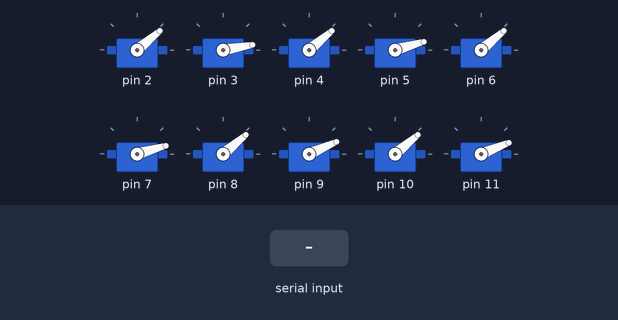
A sketch run on a simulated Arduino Uno, built with avr-gcc and run on an emulated ATmega328P. Parts: 10 × servo. The test bench sets the inputs (shaded band).

Above: at 1.2 s.
1.3 s: "90:45\n" received over Serial
At 2.3 s:
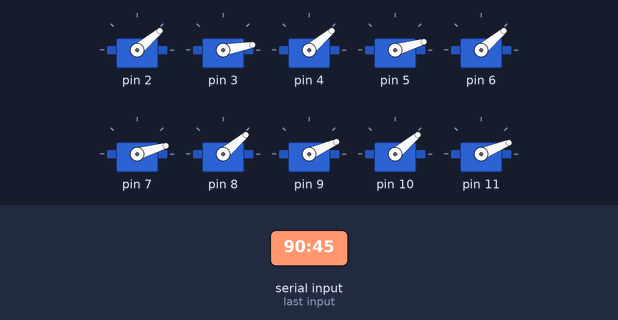
2.9 s: "t90\n" received over Serial
At 2.97 s:
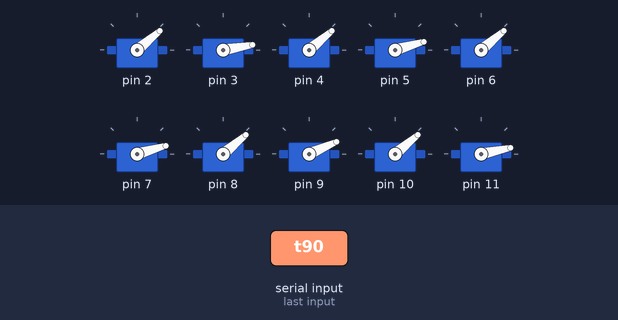
11.9 s: "t:45\n" received over Serial
At 12.52 s:
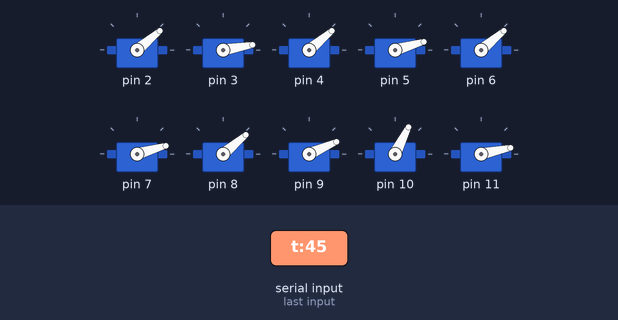
Timing chart, 0 to 20.9 s (numbered marks = the images above; inputs shaded):
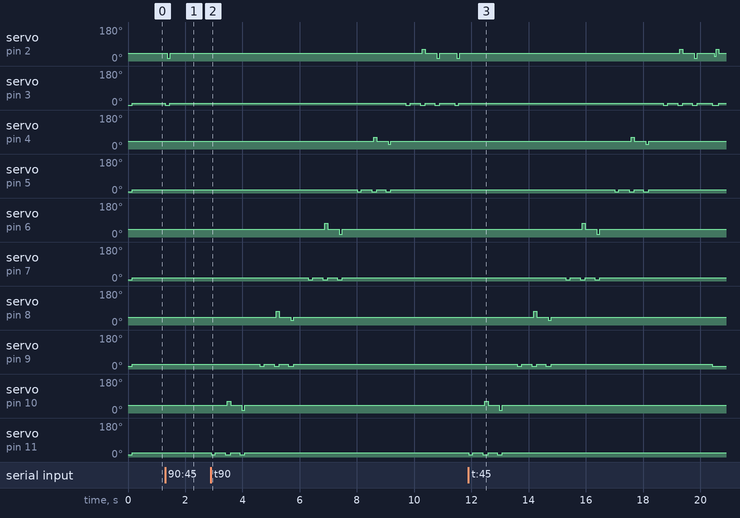

The sketch:

Servo_program.ino
```cpp
#include <Servo.h>
#define LINE 5

#define MID          0
#define DOWN         1
#define USED_TIME  150

#define DOWN_DIFF  -10
#define LEFT_DIFF   23
#define RIGHT_DIFF -15

Servo myservo[LINE][2];

uint32_t timer[LINE], startTime;
uint8_t servo_pos[LINE][2] = {{90, 90}};
uint8_t state[LINE] = {0};
const uint8_t servo_init_pos[LINE][2] = {{40, 10}, {40, 16}, {40, 16}, {40, 24}, {40, 22}}; // {{40, 13}, {40, 13}, {40, 19}, {40, 14}, {40, 19}};

void init_pos(uint8_t servo_line) {
  if (servo_line >= 0 && servo_line < LINE) {
    servo_pos[servo_line][MID] = servo_init_pos[servo_line][MID];
    servo_pos[servo_line][DOWN] = servo_init_pos[servo_line][DOWN];
  }
}

void tap(uint8_t servo_line) {
  if (servo_line >= 0 && servo_line < LINE) {
    if (millis() - timer[servo_line] < USED_TIME)
      servo_pos[servo_line][DOWN] = servo_init_pos[servo_line][DOWN] + DOWN_DIFF;
    else init_pos(servo_line);
  }
}

void hold(uint8_t servo_line) {
  if (servo_line >= 0 && servo_line < LINE) {
    servo_pos[servo_line][DOWN] = servo_init_pos[servo_line][DOWN] + DOWN_DIFF;
  }
}

void left(uint8_t servo_line) {
  if (servo_line >= 0 && servo_line < LINE) {
    if (millis() - timer[servo_line] < USED_TIME / 2) {
      servo_pos[servo_line][DOWN] = servo_init_pos[servo_line][DOWN] + DOWN_DIFF;
    }
    else if (millis() - timer[servo_line] < USED_TIME) {
      servo_pos[servo_line][MID] = servo_init_pos[servo_line][MID] + LEFT_DIFF;
      if (servo_line == 3 || servo_line == 2) servo_pos[servo_line][MID] = servo_init_pos[servo_line][MID] + LEFT_DIFF + 10;
      servo_pos[servo_line][DOWN] = servo_init_pos[servo_line][DOWN] + DOWN_DIFF;
    }
    else if (millis() - timer[servo_line] < USED_TIME * 1.2) {
      servo_pos[servo_line][DOWN] = servo_init_pos[servo_line][DOWN];
    }
    else init_pos(servo_line);
  }
}

void right(uint8_t servo_line) {
  if (servo_line >= 0 && servo_line < LINE) {
    if (millis() - timer[servo_line] < USED_TIME / 2) {
      servo_pos[servo_line][DOWN] = servo_init_pos[servo_line][DOWN] + DOWN_DIFF;
    }
    else if (millis() - timer[servo_line] < USED_TIME) {
      servo_pos[servo_line][MID] = servo_init_pos[servo_line][MID] + RIGHT_DIFF;
      if (servo_line == 0 || servo_line == 4 || servo_line == 2) servo_pos[servo_line][MID] = servo_init_pos[servo_line][MID] + RIGHT_DIFF - 10;
      servo_pos[servo_line][DOWN] = servo_init_pos[servo_line][DOWN] + DOWN_DIFF;
    }
    else if (millis() - timer[servo_line] < USED_TIME * 1.2) {
      servo_pos[servo_line][DOWN] = servo_init_pos[servo_line][DOWN];
    }
    else init_pos(servo_line);
  }
}

void leftRight(uint8_t servo_line) {
  if (servo_line >= 0 && servo_line < LINE) {
    if (millis() - timer[servo_line] < USED_TIME / 2) {
      servo_pos[servo_line][DOWN] = servo_init_pos[servo_line][DOWN] + DOWN_DIFF;
    }
    else if (millis() - timer[servo_line] < USED_TIME) {
      servo_pos[servo_line][MID] = servo_init_pos[servo_line][MID] + LEFT_DIFF;
      if (servo_line == 3 || servo_line == 1) servo_pos[servo_line][MID] = servo_init_pos[servo_line][MID] + LEFT_DIFF + 10;
      servo_pos[servo_line][DOWN] = servo_init_pos[servo_line][DOWN] + DOWN_DIFF;
    }
    else if (millis() - timer[servo_line] < USED_TIME * 1.5) {
      servo_pos[servo_line][MID] = servo_init_pos[servo_line][MID] + RIGHT_DIFF;
      servo_pos[servo_line][DOWN] = servo_init_pos[servo_line][DOWN] + DOWN_DIFF;
    }
    else init_pos(servo_line);
  }
}

void rightLeft(uint8_t servo_line) {
  if (servo_line >= 0 && servo_line < LINE) {
    if (millis() - timer[servo_line] < USED_TIME / 2) {
      servo_pos[servo_line][DOWN] = servo_init_pos[servo_line][DOWN] + DOWN_DIFF;
    }
    else if (millis() - timer[servo_line] < USED_TIME) {
      servo_pos[servo_line][MID] = servo_init_pos[servo_line][MID] + RIGHT_DIFF;
      if (servo_line == 1) servo_pos[servo_line][MID] = servo_init_pos[servo_line][MID] + RIGHT_DIFF - 10;
      servo_pos[servo_line][DOWN] = servo_init_pos[servo_line][DOWN] + DOWN_DIFF;
    }
    else if (millis() - timer[servo_line] < USED_TIME * 1.5) {
      servo_pos[servo_line][MID] = servo_init_pos[servo_line][MID] + LEFT_DIFF;
      //      if (servo_line == 3) servo_pos[servo_line][MID] = servo_init_pos[servo_line][MID] + LEFT_DIFF + 10;
      servo_pos[servo_line][DOWN] = servo_init_pos[servo_line][DOWN] + DOWN_DIFF;
    }
    else init_pos(servo_line);
  }
}

void testAll() {
  for (int i = LINE - 1; i >= 0; i--) {
    timer[i] = millis();
    while (millis() - timer[i] <= 500) {
      tap(i);
      executeAct();
    }
    timer[i] = millis();
    while (millis() - timer[i] <= 500) {
      left(i);
      executeAct();
    }
    timer[i] = millis();
    while (millis() - timer[i] <= 700) {
      right(i);
      executeAct();
    }
    //    timer[i] = millis();
    //    while (millis() - timer[i] <= 700) {
    //      hold(i);
    //      executeAct();
    //    }
    //    timer[i] = millis();
    //    while (millis() - timer[i] <= 500) {
    //      tap(i);
    //      executeAct();
    //    }
  }
}

void getAct() {
  for (int i = 0; i < LINE; i++) {
    if ((i + 1) % 2 == 0) {
      switch (state[i]) {
        case 1: case 6: case 0: tap(i); break;
        case 2: case 4: case 7: case 9: left(i); break;
        case 3: case 8: right(i); break;
        case 5: hold(i); break;
        case 10: leftRight(i); break;
        case 11: rightLeft(i); break;
      }
    }
    else {
      switch (state[i]) {
        case 1: case 6: case 0: tap(i); break;
        case 2: case 4: case 7: case 9: right(i); break;
        case 3: case 8: left(i); break;
        case 5: hold(i); break;
        case 10: rightLeft(i); break;
        case 11: leftRight(i); break;
      }
    }
  }
}

void executeAct() {
  for (int j = 0; j < LINE; j++) {
    for (int i = 0; i < 2; i++) {
      myservo[j][i].write(servo_pos[j][i]);
    }
  }
}

void setup() {
  Serial.begin(115200);
  for (uint8_t j = 0; j < LINE; j++) {
    init_pos(j);
    for (uint8_t i = 0; i < 2; i++) {
      myservo[j][i].attach(j * 2 + i + 2);
      myservo[j][i].write(servo_init_pos[j][i]);
    }
  }
  for (uint8_t j = 0; j < LINE; j++) {
    timer[j] = millis();
  }
}

void loop() {
  if (Serial.available() > 0 ) {
    // Position
    uint8_t pos = 0;
    String tmp = Serial.readStringUntil(10);
    if (tmp[0] == '1' || tmp[0] == '2' || tmp[0] == '3' || tmp[0] == '4' || tmp[0] == '5') {
      pos = tmp[0] - 49;
    }
    else if (tmp[0] == 't') {
      testAll();
    }
    // Action
    if (tmp[1] == '1' || tmp[1] == '2' || tmp[1] == '3' || tmp[1] == '4' || tmp[1] == '5' || tmp[1] == '6' || tmp[1] == '7' || tmp[1] == '8' || tmp[1] == '9' || tmp[1] == ':' || tmp[1] == ';') {
      state[pos] = tmp[1] - 48;
      timer[pos] = millis();
    }
    if (tmp.length() > 2) {
      if (tmp[2] == '1' || tmp[2] == '2' || tmp[2] == '3' || tmp[2] == '4' || tmp[2] == '5') {
        pos = tmp[2] - 49;
      }
      // Action
      if (tmp[3] == '1' || tmp[3] == '2' || tmp[3] == '3' || tmp[3] == '4' || tmp[3] == '5' || tmp[3] == '6' || tmp[3] == '7' || tmp[3] == '8' || tmp[3] == '9' || tmp[3] == ':' || tmp[3] == ';') {
        state[pos] = tmp[3] - 48;
        timer[pos] = millis();
      }
    }
  }

  getAct();
  executeAct();
}
```

Measured:
- after the input at 1.3 s, servo on pin 2: 40° → 15° after 0.08 s, → 40° 0.11 s later; servo on pin 3: 10° → 0° at once, → 10° 0.15 s later
- after the input at 2.9 s, servo on pin 2: 40° → 63° after 7.4 s, → 40° 0.11 s later, → 15° 0.40 s later, → 40° 0.10 s later, … (6 changes in this stretch); servo on pin 3: 10° → 0° after 6.8 s, → 10° 0.15 s later, → 0° 0.35 s later, → 10° 0.18 s later, … (8 changes in this stretch)
- after the input at 11.9 s, servo on pin 2: 40° → 63° after 7.4 s, → 40° 0.11 s later, → 15° 0.40 s later, → 40° 0.10 s later, … (7 changes in this stretch); servo on pin 3: 10° → 0° after 6.8 s, → 10° 0.15 s later, → 0° 0.35 s later, → 10° 0.18 s later, … (8 changes in this stretch)
